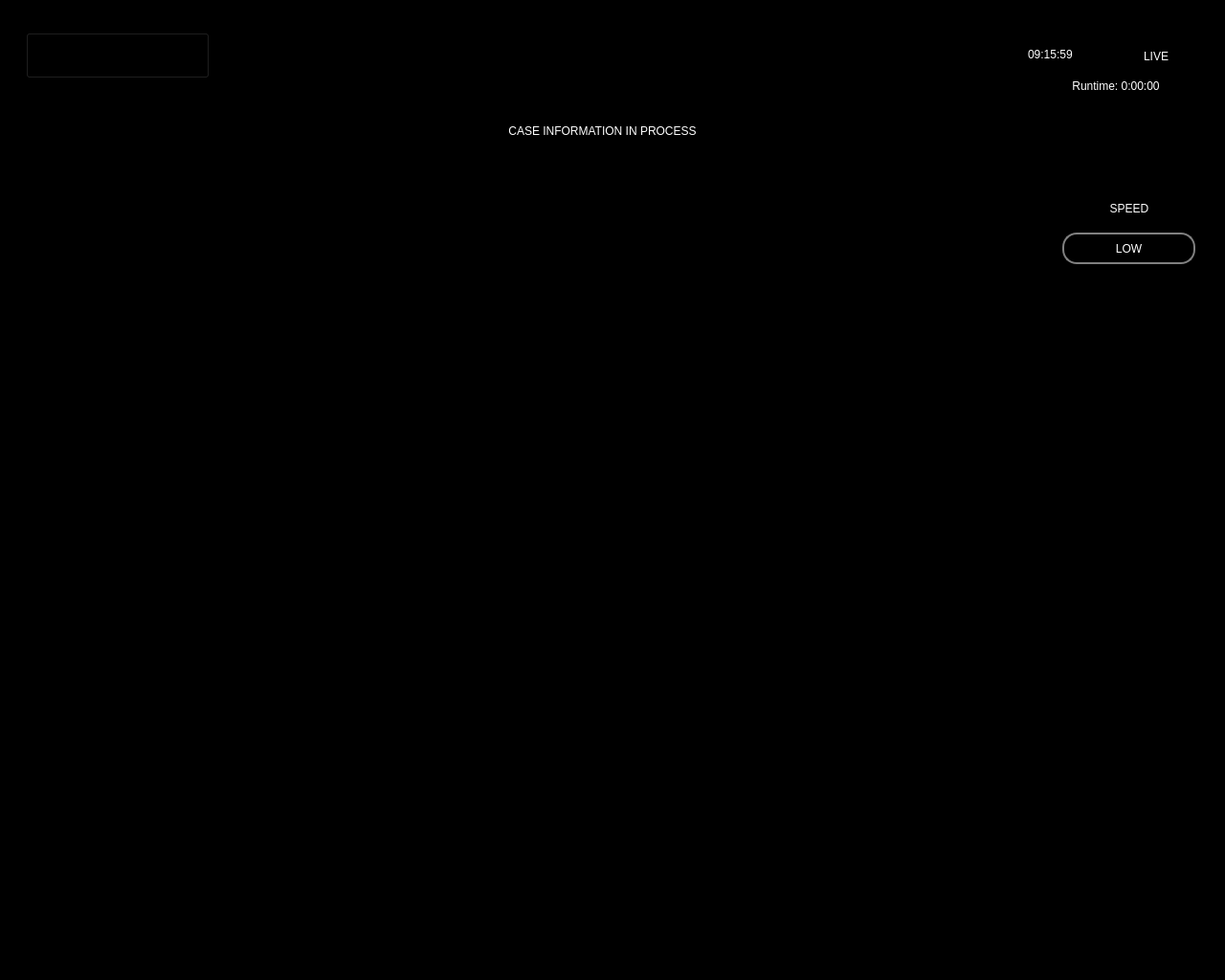
<?xml version="1.0" encoding="UTF-8"?>
<ui version="4.0">
 <class>FormDisk</class>
 <widget class="QWidget" name="FormDisk">
  <property name="geometry">
   <rect>
    <x>0</x>
    <y>0</y>
    <width>1280</width>
    <height>1024</height>
   </rect>
  </property>
  <property name="windowTitle">
   <string>Form</string>
  </property>
  <property name="styleSheet">
   <string notr="true">QWidget{
background-color: dark-gray;
color: white;
}
QFrame{
border: 0px;
}
QLabel{
font: 14pt &quot;Helvetica Neue&quot;;
}
QLabel#labelInfo{
font: 22pt &quot;Helvetica Neue&quot;;
border: 2px solid black; 
border-radius: 40px;
}
</string>
  </property>
  <widget class="QPushButton" name="pushButton">
   <property name="enabled">
    <bool>true</bool>
   </property>
   <property name="geometry">
    <rect>
     <x>0</x>
     <y>0</y>
     <width>1280</width>
     <height>1024</height>
    </rect>
   </property>
   <property name="sizePolicy">
    <sizepolicy hsizetype="Fixed" vsizetype="Fixed">
     <horstretch>0</horstretch>
     <verstretch>0</verstretch>
    </sizepolicy>
   </property>
   <property name="text">
    <string/>
   </property>
   <property name="icon">
    <iconset>
     <normalon>:/octConsole/octOutline</normalon>
    </iconset>
   </property>
   <property name="iconSize">
    <size>
     <width>1536</width>
     <height>1536</height>
    </size>
   </property>
   <property name="flat">
    <bool>true</bool>
   </property>
  </widget>
  <widget class="QPushButton" name="pushButtonLogo">
   <property name="geometry">
    <rect>
     <x>27</x>
     <y>34</y>
     <width>192</width>
     <height>48</height>
    </rect>
   </property>
   <property name="text">
    <string/>
   </property>
   <property name="icon">
    <iconset resource="../../octConsole.qrc">
     <normaloff>:/octConsole/captureLogo.png</normaloff>:/octConsole/captureLogo.png</iconset>
   </property>
   <property name="iconSize">
    <size>
     <width>192</width>
     <height>48</height>
    </size>
   </property>
  </widget>
  <widget class="QLabel" name="labelInfo">
   <property name="geometry">
    <rect>
     <x>322</x>
     <y>93</y>
     <width>615</width>
     <height>88</height>
    </rect>
   </property>
   <property name="text">
    <string>CASE INFORMATION IN PROCESS</string>
   </property>
   <property name="alignment">
    <set>Qt::AlignCenter</set>
   </property>
  </widget>
  <widget class="QLabel" name="labelTime">
   <property name="geometry">
    <rect>
     <x>1074</x>
     <y>35</y>
     <width>112</width>
     <height>43</height>
    </rect>
   </property>
   <property name="text">
    <string>09:15:59</string>
   </property>
  </widget>
  <widget class="QLabel" name="labelLive">
   <property name="geometry">
    <rect>
     <x>1195</x>
     <y>37</y>
     <width>58</width>
     <height>43</height>
    </rect>
   </property>
   <property name="styleSheet">
    <string notr="true">font: 12pt &quot;Helvetica Neue&quot;;</string>
   </property>
   <property name="text">
    <string>LIVE</string>
   </property>
   <property name="alignment">
    <set>Qt::AlignLeading|Qt::AlignLeft|Qt::AlignVCenter</set>
   </property>
  </widget>
  <widget class="QLabel" name="labelRunTime">
   <property name="geometry">
    <rect>
     <x>1074</x>
     <y>68</y>
     <width>184</width>
     <height>43</height>
    </rect>
   </property>
   <property name="text">
    <string>Runtime: 0:00:00</string>
   </property>
   <property name="alignment">
    <set>Qt::AlignCenter</set>
   </property>
  </widget>
  <widget class="QLabel" name="labelSpeed">
   <property name="geometry">
    <rect>
     <x>1131</x>
     <y>196</y>
     <width>98</width>
     <height>43</height>
    </rect>
   </property>
   <property name="minimumSize">
    <size>
     <width>0</width>
     <height>0</height>
    </size>
   </property>
   <property name="maximumSize">
    <size>
     <width>16777215</width>
     <height>80</height>
    </size>
   </property>
   <property name="text">
    <string>SPEED</string>
   </property>
   <property name="alignment">
    <set>Qt::AlignCenter</set>
   </property>
  </widget>
  <widget class="QPushButton" name="pushButtonSpeed">
   <property name="geometry">
    <rect>
     <x>1110</x>
     <y>243</y>
     <width>139</width>
     <height>33</height>
    </rect>
   </property>
   <property name="sizePolicy">
    <sizepolicy hsizetype="Minimum" vsizetype="Preferred">
     <horstretch>0</horstretch>
     <verstretch>0</verstretch>
    </sizepolicy>
   </property>
   <property name="minimumSize">
    <size>
     <width>0</width>
     <height>0</height>
    </size>
   </property>
   <property name="maximumSize">
    <size>
     <width>16777215</width>
     <height>100</height>
    </size>
   </property>
   <property name="styleSheet">
    <string notr="true">QPushButton{
border: 2px solid grey; 
border-radius: 15px;
font: 14pt &quot;Helvetica Neue&quot;;
}</string>
   </property>
   <property name="text">
    <string>LOW</string>
   </property>
  </widget>
 </widget>
 <resources>
  <include location="../../octConsole.qrc"/>
 </resources>
 <connections/>
</ui>
